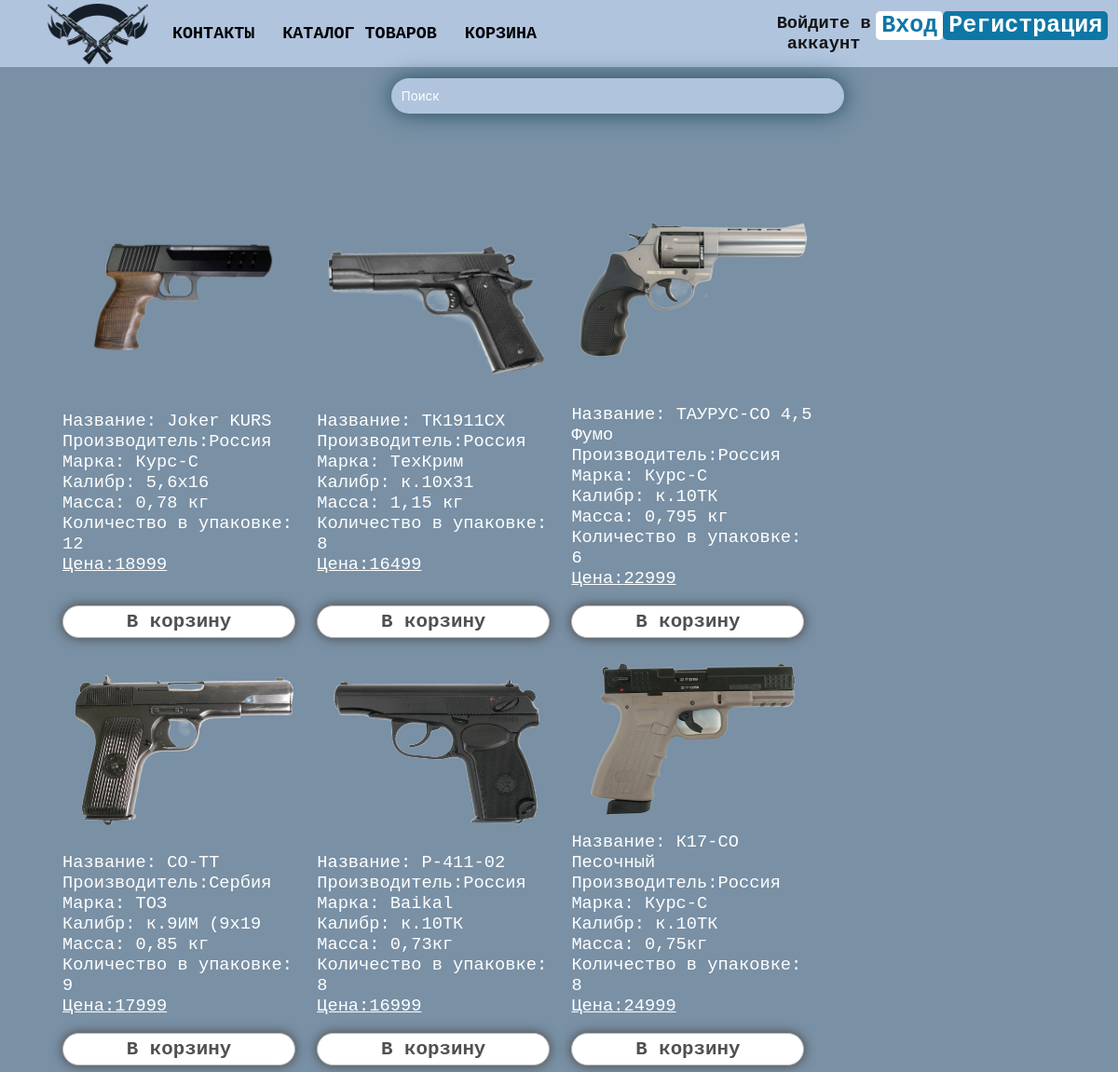
The app's page /pistoleti.php with its own data.
### tables this page shows
CREATE TABLE `ognestrel` (
  `id` int(11) NOT NULL,
  `naimenovanie` varchar(30) NOT NULL,
  `nazvanie` varchar(45) NOT NULL,
  `strana` varchar(30) NOT NULL,
  `marka` varchar(15) NOT NULL,
  `dlina` varchar(11) NOT NULL,
  `kalibr` varchar(11) NOT NULL,
  `dlina_stvola` varchar(11) NOT NULL,
  `ves` varchar(11) NOT NULL,
  `magasin` int(11) NOT NULL,
  `img` varchar(255) NOT NULL,
  `cena` int(11) NOT NULL
);

### pistoleti.php (the view, shortened to what this page needs)
<?php
$servername = "localhost";
$username = "root";
$password = "";
$dbname = "bd_sklad";
$conn = new PDO("mysql:host=$servername;dbname=$dbname", $username, $password);
$conn ->setAttribute(PDO::ATTR_ERRMODE, PDO::ERRMODE_EXCEPTION);
$data =$conn->prepare("SELECT * FROM `ognestrel`");
$data ->execute();
$result = $data ->fetchAll();
?>
<!DOCTYPE>
<html>
<head>
    <link rel="stylesheet" type="text/css" href="stili.css.php">
</head>
<body>
<div class="verh">
    <div class="panel">
        <div class="side-title">
            <?php
            if (isset($_SESSION['user']['name']))
                echo ("<h3>".$_SESSION['user']['name']." ".$_SESSION['user']['name2']."</h3>");
            else echo "<h3>Войдите в аккаунт</h3>";
            ?>
        </div>
        <?php
        if (isset($_SESSION['user']['name'])){
            echo "<div><form action='logout.php' style='color: #FFFFFF'><button class='vhod'>Выход</button></form></div>";
        }
        else
            echo " <div ><form action='vhod.php' style='color: #FFFFFF'><button class='vhod'>Вход</button></form></div>
        <div><form action='registraciy.php' style='color: #FFFFFF'><button class='registr'>Регистрация</button></form></div>"
        ?>
    </div>
    <ul>
        <a href="index.php"><img class="img1" src="1.png"></a>
        <li><a href="#">Контакты</a>
        </li>
        <li><a href="#">Каталог товаров</a>
        <li><a href="korzina.php">Корзина</a></li>
        </li>
    </ul>
</div>
<form class="form2" action="vintovki.php">
    <input class="inputText" type="text" id="post" placeholder="Поиск">
</form>
<main>
    <section>
        <article class="post">
            <?php
            foreach( $result as $img){
                if ($img['naimenovanie'] == 'Пистолет'  ){
                    echo "<div class='f1'>";
                    $foto= $img['img'];
                    $nasvanie=$img['nazvanie'];
                    $strana=$img['strana'];
                    $marka=$img['marka'];
                    $kalibr=$img['kalibr'];
                    $ves=$img['ves'];
                    $magasin= $img['magasin'];
                    $cena=$img['cena'];
                    echo"<img src='$foto' class='img3'>";
                    echo "<span class='podpisi'>Название: $nasvanie<br>Производитель:$strana<br>Марка: $marka<br>Калибр: $kalibr <br> Масса: $ves <br>Количество в упаковке: $magasin<br><span class='cena'>Цена:$cena</span></span><br><input type='button' class='st11' value='В корзину' data-id='".$img['id']."'>";
                    echo "</div>";
                }
            }
            ?>
        </article>
    </section>
</main>
</body>
</html>

### records on screen
ognestrel: img (picture), nazvanie "Joker KURS", strana "Россия", marka "Курс-С", kalibr "5,6х16", ves "0,78 кг", magasin "12", cena "18999"
ognestrel: img (picture), nazvanie "ТК1911СХ", strana "Россия", marka "ТехКрим", kalibr "к.10х31", ves "1,15 кг", magasin "8", cena "16499"
ognestrel: img (picture), nazvanie "ТАУРУС-СО 4,5 Фумо", strana "Россия", marka "Курс-С", kalibr "к.10ТК", ves "0,795 кг", magasin "6", cena "22999"
ognestrel: img (picture), nazvanie "СО-ТТ", strana "Сербия", marka "ТОЗ", kalibr "к.9ИМ (9х19", ves "0,85 кг", magasin "9", cena "17999"
ognestrel: img (picture), nazvanie "Р-411-02", strana "Россия", marka "Baikal", kalibr "к.10ТК", ves "0,73кг", magasin "8", cena "16999"
ognestrel: img (picture), nazvanie "К17-СО Песочный", strana "Россия", marka "Курс-С", kalibr "к.10ТК", ves "0,75кг", magasin "8", cena "24999"
